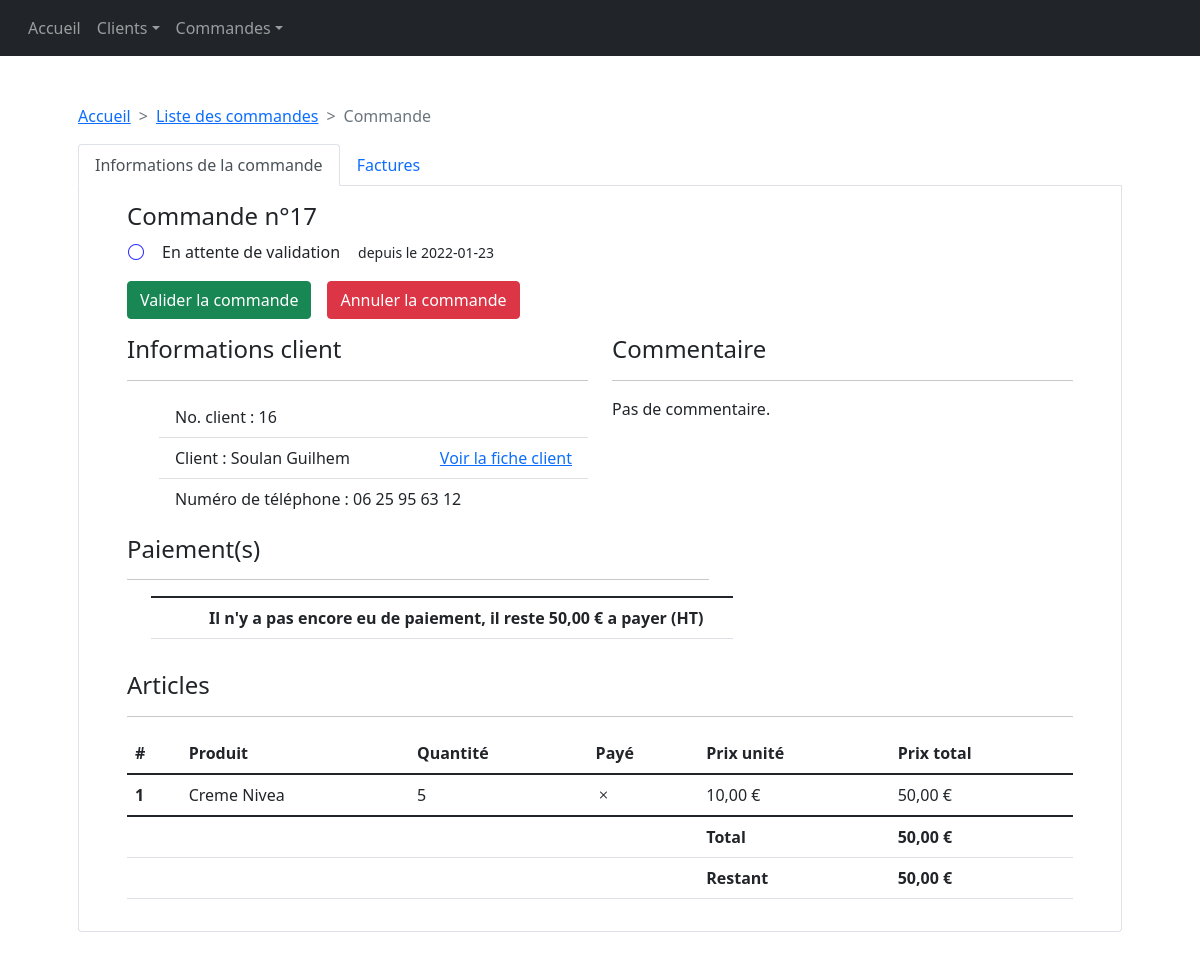
/pages/commande.php?id_commande=17, run on the app's committed database.
### tables this page shows
CREATE TABLE IF NOT EXISTS `commande` (
  `id_commande` int(11) NOT NULL AUTO_INCREMENT,
  `id_status_commande` int(11) DEFAULT NULL,
  `id_client` int(11) DEFAULT NULL,
  `date_passage` date DEFAULT NULL,
  `date_validation` date DEFAULT NULL,
  `date_cloture` date DEFAULT NULL,
  PRIMARY KEY (`id_commande`),
  KEY `id_status_commande` (`id_status_commande`),
  KEY `id_client` (`id_client`)
);

CREATE TABLE IF NOT EXISTS `client` (
  `id_client` int(11) NOT NULL AUTO_INCREMENT,
  `id_grade` int(11) DEFAULT NULL,
  `nom` varchar(20) DEFAULT NULL,
  `prenom` varchar(20) DEFAULT NULL,
  `remise_future` int(11) DEFAULT NULL,
  `adherent` tinyint(1) DEFAULT NULL,
  PRIMARY KEY (`id_client`),
  KEY `id_grade` (`id_grade`)
);

CREATE TABLE IF NOT EXISTS `numerotelephone` (
  `id_numero_telephone` int(11) NOT NULL AUTO_INCREMENT,
  `id_client` int(11) DEFAULT NULL,
  `numero` varchar(20) DEFAULT NULL,
  PRIMARY KEY (`id_numero_telephone`),
  KEY `id_client` (`id_client`)
);

CREATE TABLE IF NOT EXISTS `article` (
  `id_article` int(11) NOT NULL AUTO_INCREMENT,
  `id_status_article` int(11) DEFAULT NULL,
  `intitule` varchar(30) NOT NULL,
  `prix_unitaire` int(11) DEFAULT NULL,
  `promotion` int(11) DEFAULT NULL,
  `valeur_points` int(11) DEFAULT NULL,
  PRIMARY KEY (`id_article`),
  KEY `id_status_article` (`id_status_article`)
);

CREATE TABLE IF NOT EXISTS `itemcommande` (
  `id_item_commande` int(11) NOT NULL AUTO_INCREMENT,
  `id_commande` int(11) DEFAULT NULL,
  `id_status_item_commande` int(11) DEFAULT NULL,
  `id_article` int(11) DEFAULT NULL,
  `quantite` int(11) DEFAULT NULL,
  `prix_vendu` int(11) DEFAULT NULL,
  `id_facture` int(1) DEFAULT NULL,
  PRIMARY KEY (`id_item_commande`),
  KEY `id_commande` (`id_commande`),
  KEY `id_status_item_commande` (`id_status_item_commande`),
  KEY `id_article` (`id_article`)
);

### lib/Client.php (called while the page is built, shortened)
<?php
function creerClient($id_client) {
    $query = "SELECT
       nom,
       prenom,
       intitule_grade,
       facebook,
       instagram,
       email,
       remise_future,
       adherent
        FROM client NATURAL JOIN contact NATURAL JOIN numerotelephone NATURAL JOIN grade WHERE id_client = " . $id_client;
    $db = creerConnexion();
    $requeteClient = $db->query($query);
    if($requeteClient) {
        while($client = mysqli_fetch_array($requeteClient)){
            $clientObj = new Client(
                $id_client,
                $client["nom"],
                $client["prenom"],
                $client["intitule_grade"],
                $client["facebook"],
                $client["instagram"],
                $client["email"],
                $client["remise_future"],
                $client["adherent"]);
            $clientObj->recupererAdresses($db);
            $clientObj->recupererNumeros($db);
            return $clientObj;
        }
    } else {
        echo '<p class="text-danger">' . $db->error . '</p>';
    }
}
class NumeroTelephone
{
    public function __construct($id, $numero) {
        $this->numero = $numero;
    }
}
class Client
{
    public $nom;
    public $prenom;
    public $id;
    public function __construct($id, $nom, $prenom, $grade, $facebook, $instagram, $email, $remise_future, $adherant)
    {
        $this->id = $id;
        $this->nom = $nom;
        $this->prenom = $prenom;
    }
    public function recupererNumeros($db) {
        $reqTelephone = "SELECT id_numero_telephone, numero FROM numerotelephone WHERE id_client = " . $this->id;
        if($reponseTelephones = $db->query($reqTelephone)) {
            while ($numero = $reponseTelephones->fetch_assoc()) {
                $numeroObj = new NumeroTelephone($numero["id_numero_telephone"], $numero["numero"]);
                $this->ajouterNumeroTelephone($numeroObj);
            }
        } else {
            echo '<p class="text-danger">Erreur : '. $db->error .'</p>';
        }
    }
        ?>
        <?php
    public function getNomPrenom() {
        return $this->nom . " " . $this->prenom;
    }
}

### lib/Utils.php (called while the page is built)
<?php
function formaterPrix($amount) {
    $fmt = new NumberFormatter("fr_FR", NumberFormatter::CURRENCY);
    return $fmt->formatCurrency($amount, "EUR");
}

### lib/Commande.php (the view, shortened to what this page needs)
<?php
require_once "Client.php";
require_once "ArticleCommande.php";
require_once "Utils.php";
function creerCommande($id_commande) {
    $db = creerConnexion();
    $request = $db->query("SELECT id_client, id_status_commande FROM commande WHERE id_commande = " . $id_commande);
    while($ligne = mysqli_fetch_array($request)) {
        $commande = new Commande($id_commande, creerClient($ligne['id_client']));
        switch ($ligne["id_status_commande"]) {
            case 4:
                $commande->changerStatut(StatutCommande::attente_validation);
                break;
        }
        $commande->ajouterCommentaire("Pas de commentaire.");
        $commande_paye = true;
        $request2 = $db->query("SELECT * FROM itemcommande WHERE id_commande=" . $id_commande);
        while ($ligne2 = mysqli_fetch_array($request2)) {
            $article = mysqli_fetch_array($db->query("SELECT * FROM article WHERE id_article=" . $ligne2['id_article']));
            if($ligne2["id_facture"]) {
                $paye = true;
            } else {
                $paye = false;
                $commande_paye = false;
            }
            $commande->payee = $commande_paye;
            $commande->ajouterArticle(new ArticleCommande($article['id_article'], $article['intitule'], $ligne2['quantite'], $article['prix_unitaire'], $paye));
        }
        $ligne3 = mysqli_fetch_array( $db->query("SELECT date_passage FROM commande WHERE id_commande=" . $id_commande));
        $commande->ajouterDerniereDate($ligne3['date_passage']);
        $request = $db->query("SELECT montant FROM paiement WHERE id_commande = " . $id_commande);
        return $commande;
    }
}
class Commande
{
    private $derniereDate;
    private $statut;
    public $articles = [];
    public $client;
    public function __construct($id, $client)
    {
        $this->client = $client;
    }
    public function calculerPrixTotal()
    {
        $total = 0;
        foreach($this->articles as $i => $article) {
            $total += $article->recupererTotal();
        }
        return $total;
    }
        ?>
        <?php
    public function afficherIconeStatut()
    {
        switch ($this->statut) {
            case StatutCommande::attente_validation:
                echo '<i class="bi bi-circle me-3" style="color: '. StatutCommande::couleur_attente_validation .'"></i>';
                break;
        }
    }
    public function afficherNomStatut()
    {
        switch ($this->statut) {
            case StatutCommande::attente_validation:
                echo '<span>En attente de validation</span>';
                break;
        }
    }
    public function afficherDerniereDate()
    {
        switch ($this->statut) {
            case StatutCommande::en_cours:
            case StatutCommande::attente_validation:
                echo '<small class="ms-3"> depuis le '. $this->derniereDate .'</small>';
                break;
        }
    }
    public function afficherArticles()
    {
        ?>
        <h4>Articles</h4>
        <hr>
        <table class="table">
            <thead>
                <tr>
                    <th scope="col">#</th>
                    <th scope="col">Produit</th>
                    <th scope="col">Quantité</th>
                    <th scope="col">Payé</th>
                    <th scope="col">Prix unité</th>
                    <th scope="col">Prix total</th>
                </tr>
            </thead>
            <tbody>
            <?php
            foreach ($this->articles as $i => $article) {
                $article->afficherLigneCommande($i + 1);
            }
            ?>
            </tbody>
            <tfoot>
                <tr>
                    <td></td>
                    <td></td>
                    <td></td>
                    <td></td>
                    <td class="fw-bold">Total</td>
                    <td class="fw-bold"><?php echo formaterPrix($this->calculerPrixTotal()); ?></td>
                </tr>
                <tr>
                    <td></td>
                    <td></td>
                    <td></td>
                    <td></td>
                    <td class="fw-bold">Restant</td>
                    <td class="fw-bold"><?php echo formaterPrix($this->calculerPrixRestant()); ?></td>
                </tr>
            </tfoot>
        </table>
        <?php
    }
    public function afficherInfosClient()
    {
        ?>
        <h4>Informations client</h4>
        <hr>
        <ul class="list-group-flush">
            <li class="list-group-item">No. client : <?php echo $this->client->id; ?></li>
            <li class="list-group-item">Client : <?php echo $this->client->getNomPrenom(); ?><a class="float-end" href="fiche_client.php?id_client=<?php echo $this->client->id ?>">Voir la fiche client</a></span> </li>
            <li class="list-group-item">Numéro de téléphone : <?php echo $this->client->numerosTel[0]->numero; ?></li>
        </ul>
        <?php
    }
        ?>
        <?php
    public function changerStatut($statut)
    {
        $this->statut = $statut;
    }
    public function ajouterArticle($article) {
        $this->articles[] = $article;
    }
    public function ajouterDerniereDate($derniereDate) {
        $this->derniereDate= $derniereDate;
    }
    public function calculerPrixRestant()
    {
        $total = 0;
        foreach ($this->articles as $article) {
            if(!$article->paye) $total += $article->prix_unite * $article->quantite;
        }
        return $total;
    }
}

### lib/ArticleCommande.php (shortened to what this page needs)
<?php
require_once 'Utils.php';
class ArticleCommande
{
    public $intitule = "";
    public $quantite;
    public $prix_unite;
    public $paye = false;
    public function __construct($id, $intitule, $quantite, $prix_unite, $paye)
    {
        $this->intitule = $intitule;
        $this->quantite = $quantite;
        $this->prix_unite = $prix_unite;
        $this->paye = $paye;
    }
    public function afficherLigneCommande($i) {
        ?>
        <tr>
            <th scope="row"><?php echo $i; ?></th>
            <td><?php echo $this->intitule; ?></td>
            <td><?php echo $this->quantite; ?></td>
            <td><?php echo ($this->paye) ? '<i class="bi bi-check"></i>' : '<i class="bi bi-x"></i>' ?></td>
            <td><?php echo formaterPrix($this->prix_unite); ?></td>
            <td><?php echo formaterPrix($this->recupererTotal()); ?></td>
        </tr>
        <?php
    }
        ?>
        <?php
    public function recupererTotal() {
        return $this->prix_unite * $this->quantite;
    }
}

### data on the page
commande: date_passage "2022-01-23", id_client "16"
client: $this->client->getNomPrenom() "Soulan Guilhem"
numerotelephone: numero "06 25 95 63 12"
article: i "1", intitule "Creme Nivea", prix_unitaire "10,00 €", prix_unitaire.quantite "50,00 €"
itemcommande: quantite "5"

### other printed values
$commande->getId() "17"
$commande->commentaire "Pas de commentaire."
formaterPrix($commande->calculerPrixTotal()) "50,00 €"
formaterPrix($this->calculerPrixTotal()) "50,00 €"
formaterPrix($this->calculerPrixRestant()) "50,00 €"
